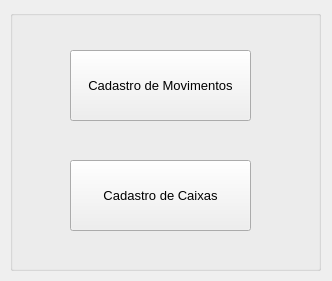
<?xml version="1.0" encoding="UTF-8"?>
<ui version="4.0">
 <class>frmmenu</class>
 <widget class="QWidget" name="frmmenu">
  <property name="enabled">
   <bool>true</bool>
  </property>
  <property name="geometry">
   <rect>
    <x>0</x>
    <y>0</y>
    <width>332</width>
    <height>281</height>
   </rect>
  </property>
  <property name="windowTitle">
   <string>Menu Principal</string>
  </property>
  <widget class="QGroupBox" name="groupBox">
   <property name="geometry">
    <rect>
     <x>10</x>
     <y>10</y>
     <width>311</width>
     <height>261</height>
    </rect>
   </property>
   <property name="title">
    <string/>
   </property>
   <widget class="QPushButton" name="btnabrircaixas">
    <property name="geometry">
     <rect>
      <x>60</x>
      <y>150</y>
      <width>181</width>
      <height>71</height>
     </rect>
    </property>
    <property name="font">
     <font>
      <pointsize>10</pointsize>
     </font>
    </property>
    <property name="text">
     <string>Cadastro de Caixas</string>
    </property>
   </widget>
   <widget class="QPushButton" name="btnabrirmovimento">
    <property name="geometry">
     <rect>
      <x>60</x>
      <y>40</y>
      <width>181</width>
      <height>71</height>
     </rect>
    </property>
    <property name="font">
     <font>
      <pointsize>10</pointsize>
     </font>
    </property>
    <property name="text">
     <string>Cadastro de Movimentos</string>
    </property>
   </widget>
  </widget>
 </widget>
 <tabstops>
  <tabstop>btnabrirmovimento</tabstop>
  <tabstop>btnabrircaixas</tabstop>
 </tabstops>
 <resources/>
 <connections/>
</ui>
